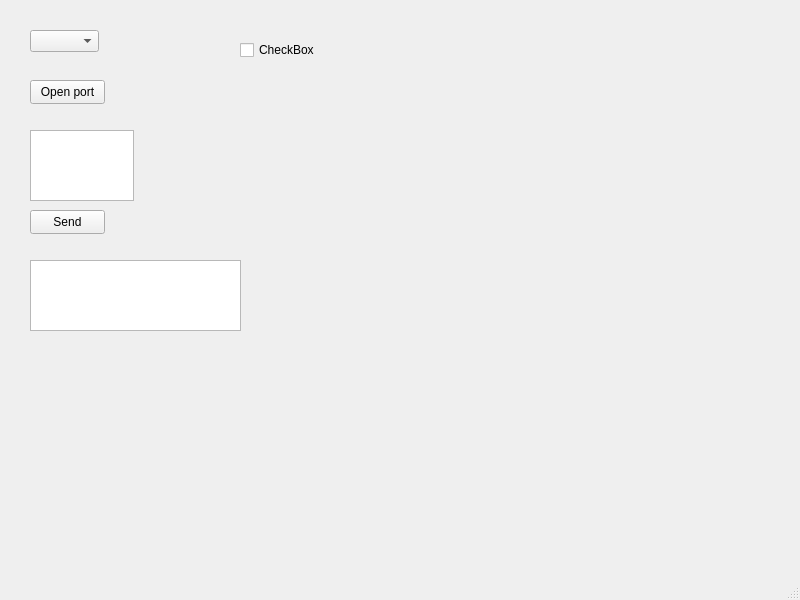
<?xml version="1.0" encoding="UTF-8"?>
<ui version="4.0">
 <class>MainWindow</class>
 <widget class="QMainWindow" name="MainWindow">
  <property name="geometry">
   <rect>
    <x>0</x>
    <y>0</y>
    <width>800</width>
    <height>600</height>
   </rect>
  </property>
  <property name="windowTitle">
   <string>MainWindow</string>
  </property>
  <widget class="QWidget" name="centralwidget">
   <widget class="QPushButton" name="btnSend">
    <property name="geometry">
     <rect>
      <x>30</x>
      <y>210</y>
      <width>75</width>
      <height>24</height>
     </rect>
    </property>
    <property name="text">
     <string>Send</string>
    </property>
   </widget>
   <widget class="QTextEdit" name="txtToSend">
    <property name="geometry">
     <rect>
      <x>30</x>
      <y>130</y>
      <width>104</width>
      <height>71</height>
     </rect>
    </property>
   </widget>
   <widget class="QCheckBox" name="chkSelect">
    <property name="geometry">
     <rect>
      <x>240</x>
      <y>40</y>
      <width>75</width>
      <height>20</height>
     </rect>
    </property>
    <property name="text">
     <string>CheckBox</string>
    </property>
   </widget>
   <widget class="QComboBox" name="cboComports">
    <property name="geometry">
     <rect>
      <x>30</x>
      <y>30</y>
      <width>69</width>
      <height>22</height>
     </rect>
    </property>
   </widget>
   <widget class="QPushButton" name="btnOpen">
    <property name="geometry">
     <rect>
      <x>30</x>
      <y>80</y>
      <width>75</width>
      <height>24</height>
     </rect>
    </property>
    <property name="text">
     <string>Open port</string>
    </property>
   </widget>
   <widget class="QTextEdit" name="txtReceived">
    <property name="geometry">
     <rect>
      <x>30</x>
      <y>260</y>
      <width>211</width>
      <height>71</height>
     </rect>
    </property>
   </widget>
  </widget>
  <widget class="QMenuBar" name="menubar">
   <property name="geometry">
    <rect>
     <x>0</x>
     <y>0</y>
     <width>800</width>
     <height>22</height>
    </rect>
   </property>
  </widget>
  <widget class="QStatusBar" name="statusbar"/>
 </widget>
 <resources/>
 <connections/>
</ui>
